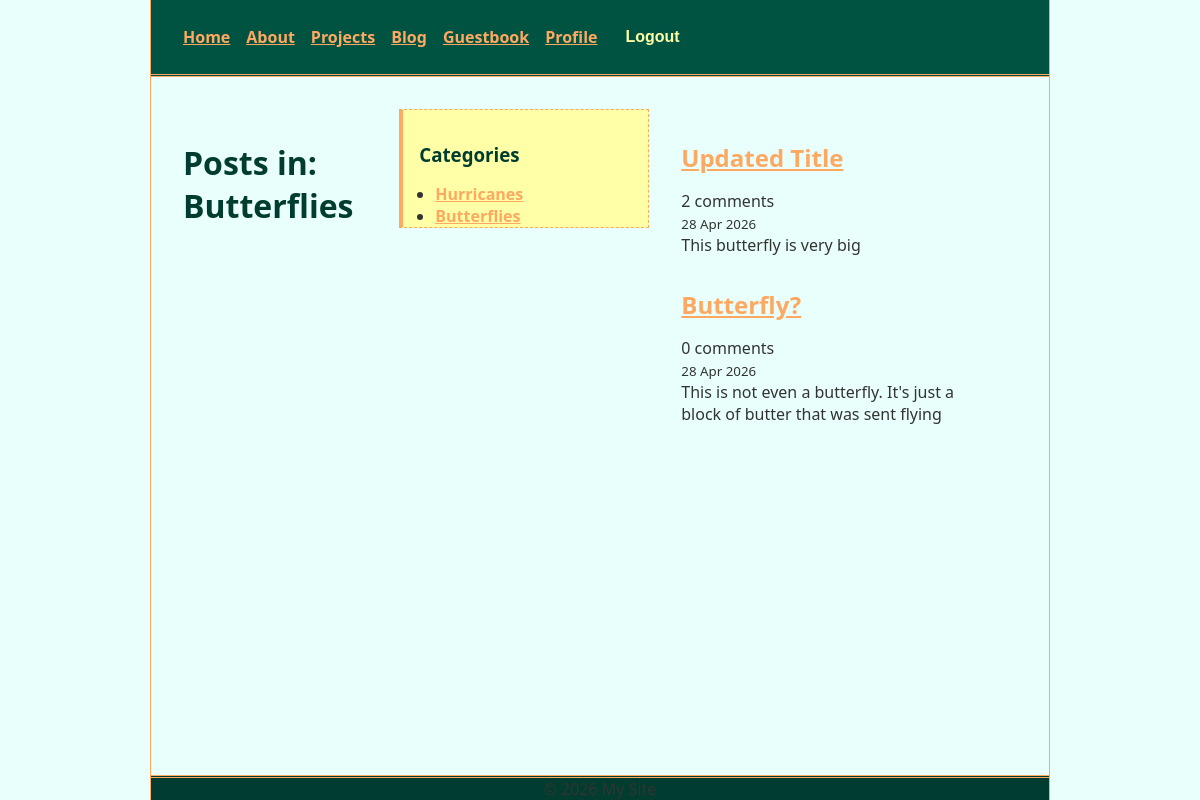
Before: /blog/category/butterflies/ (signed in) with the older database file.
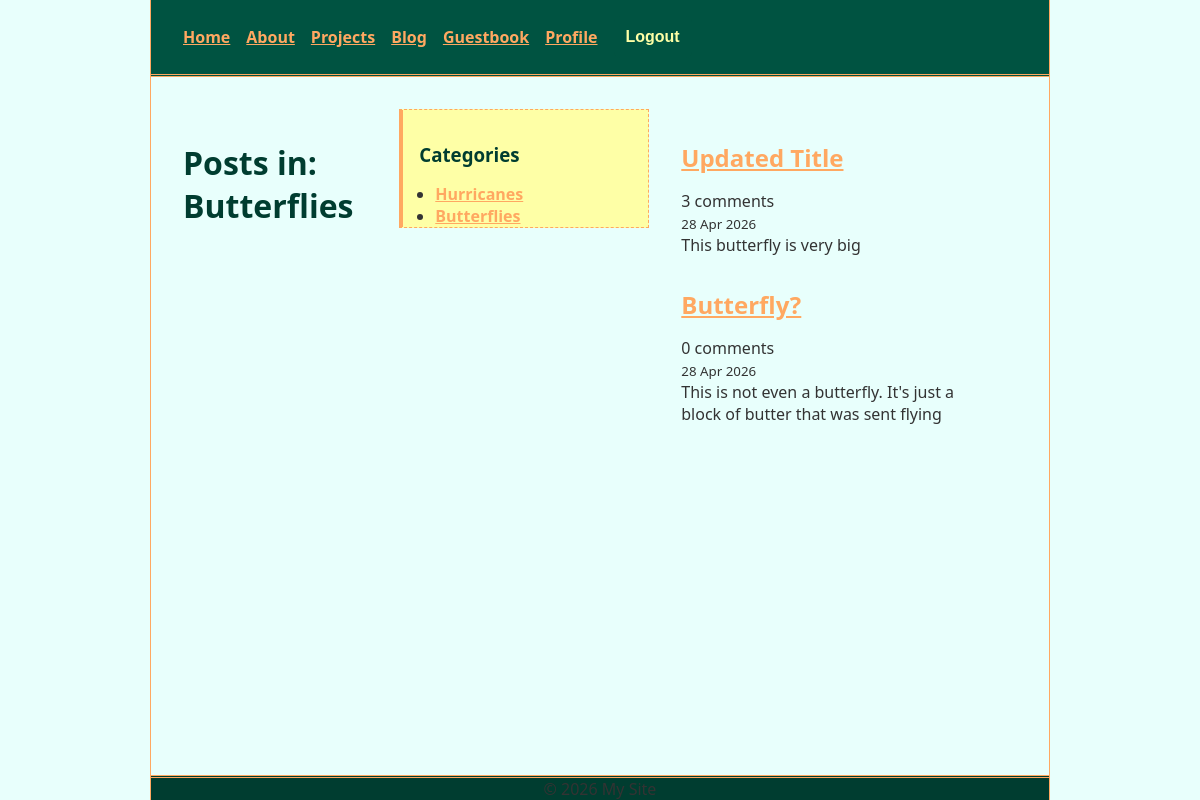
After: the same page with the newer database file.
### blog/models.py (models this page shows, shortened)
class Post(models.Model):
    title    = models.CharField(max_length=200)
    slug     = models.SlugField(unique=True)
    body     = models.TextField()
    pub_date = models.DateTimeField(auto_now_add=True)
    category = models.ForeignKey(Category, on_delete=models.SET_NULL, null=True, blank=True, related_name="posts")
    view_count = models.PositiveIntegerField(default=0)
    class Meta:
        ordering = ["-pub_date"]   # newest first

### blog/views.py (the view)
# urls.py: path("category/<slug:slug>/", views.category_posts, name="category-posts"),
def category_posts(request, slug):
    category = get_object_or_404(Category, slug=slug)
    posts = (Post.objects.filter(category=category)
                    .annotate(comment_count=Count("comments")))
    return render(request, "blog/post-list.html", {
        "posts": posts,
        "categories": Category.objects.all(),
        "active_category": category,
    })

### blog/templates/blog/post-list.html (shortened to what this page needs)
{% extends "pages/base.html" %}
{% block content %}
<h1>
    {% if active_category %}Posts in: {{ active_category.name }}
    {% else %}All Posts{% endif %}
</h1>
<aside>
    <h3>Categories</h3>
    <ul>
        {% for cat in categories %}
        <li><a href="{% url 'blog:category-posts' cat.slug %}">{{ cat.name }}</a></li>
        {% endfor %}
    </ul>
</aside>
<section>
    {% for post in posts %}
    <article>
        <h2><a href="{% url 'blog:post-detail' post.slug %}">{{ post.title }}</a></h2>
        <p>{{ post.comment_count }} comment{{ post.comment_count|pluralize }}</p>
        <small>{{ post.pub_date|date:"d M Y" }}</small>
        <p>{{ post.body|truncatewords:30 }}</p>
    </article>
    {% empty %}
    <p>No posts yet.</p>
    {% endfor %}
</section>
{% endblock %}

Changed rows visible on the page:
changed Post "Updated Title": comment_count "2" → "3"
